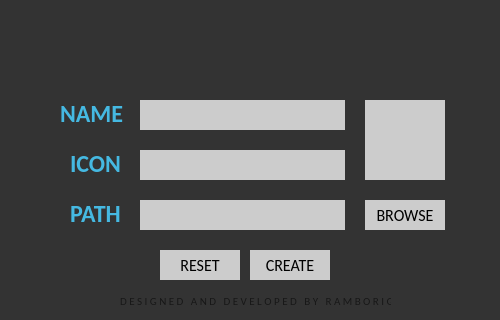
<?xml version="1.0" encoding="UTF-8"?>
<ui version="4.0">
 <class>PCSX2Steam</class>
 <widget class="QMainWindow" name="PCSX2Steam">
  <property name="geometry">
   <rect>
    <x>0</x>
    <y>0</y>
    <width>500</width>
    <height>320</height>
   </rect>
  </property>
  <property name="sizePolicy">
   <sizepolicy hsizetype="Fixed" vsizetype="Fixed">
    <horstretch>0</horstretch>
    <verstretch>0</verstretch>
   </sizepolicy>
  </property>
  <property name="minimumSize">
   <size>
    <width>500</width>
    <height>320</height>
   </size>
  </property>
  <property name="maximumSize">
   <size>
    <width>500</width>
    <height>320</height>
   </size>
  </property>
  <property name="windowTitle">
   <string>PCSX 2 Steam</string>
  </property>
  <property name="styleSheet">
   <string notr="true">background-color: rgb(51, 51, 51);
border-style: 0px; 
/*background-image: url(&quot;:/res/imgs/bg.png&quot;);*/

</string>
  </property>
  <widget class="QWidget" name="centralWidget">
   <widget class="QGraphicsView" name="logoDisplay">
    <property name="geometry">
     <rect>
      <x>90</x>
      <y>20</y>
      <width>318</width>
      <height>61</height>
     </rect>
    </property>
    <property name="sizePolicy">
     <sizepolicy hsizetype="Fixed" vsizetype="Fixed">
      <horstretch>0</horstretch>
      <verstretch>0</verstretch>
     </sizepolicy>
    </property>
    <property name="styleSheet">
     <string notr="true">QGraphicsView#logoDisplay
{
	background-image: url(&quot;:/res/imgs/logo.png&quot;);
	/*border-style: 0px; */ 
}
</string>
    </property>
    <property name="lineWidth">
     <number>0</number>
    </property>
   </widget>
   <widget class="QLineEdit" name="nameInput">
    <property name="geometry">
     <rect>
      <x>140</x>
      <y>100</y>
      <width>205</width>
      <height>30</height>
     </rect>
    </property>
    <property name="font">
     <font>
      <family>Calibri</family>
      <pointsize>12</pointsize>
     </font>
    </property>
    <property name="styleSheet">
     <string notr="true">background-color: #ccc;</string>
    </property>
   </widget>
   <widget class="QLineEdit" name="iconInput">
    <property name="geometry">
     <rect>
      <x>140</x>
      <y>150</y>
      <width>205</width>
      <height>30</height>
     </rect>
    </property>
    <property name="font">
     <font>
      <family>Calibri</family>
      <pointsize>12</pointsize>
     </font>
    </property>
    <property name="styleSheet">
     <string notr="true">background-color: #ccc;</string>
    </property>
   </widget>
   <widget class="QLabel" name="nameLabel">
    <property name="geometry">
     <rect>
      <x>60</x>
      <y>103</y>
      <width>71</width>
      <height>21</height>
     </rect>
    </property>
    <property name="font">
     <font>
      <family>Calibri</family>
      <pointsize>18</pointsize>
      <weight>75</weight>
      <bold>true</bold>
     </font>
    </property>
    <property name="styleSheet">
     <string notr="true">color: #45b9e2;</string>
    </property>
    <property name="text">
     <string>NAME</string>
    </property>
   </widget>
   <widget class="QLabel" name="iconLabel">
    <property name="geometry">
     <rect>
      <x>70</x>
      <y>153</y>
      <width>51</width>
      <height>22</height>
     </rect>
    </property>
    <property name="font">
     <font>
      <family>Calibri</family>
      <pointsize>18</pointsize>
      <weight>75</weight>
      <bold>true</bold>
     </font>
    </property>
    <property name="styleSheet">
     <string notr="true">color: #45b9e2;</string>
    </property>
    <property name="text">
     <string>ICON</string>
    </property>
   </widget>
   <widget class="QLabel" name="dirLabel">
    <property name="geometry">
     <rect>
      <x>70</x>
      <y>203</y>
      <width>51</width>
      <height>22</height>
     </rect>
    </property>
    <property name="font">
     <font>
      <family>Calibri</family>
      <pointsize>18</pointsize>
      <weight>75</weight>
      <bold>true</bold>
     </font>
    </property>
    <property name="styleSheet">
     <string notr="true">color: #45b9e2;</string>
    </property>
    <property name="text">
     <string>PATH</string>
    </property>
   </widget>
   <widget class="QLineEdit" name="dirInput">
    <property name="geometry">
     <rect>
      <x>140</x>
      <y>200</y>
      <width>205</width>
      <height>30</height>
     </rect>
    </property>
    <property name="font">
     <font>
      <family>Calibri</family>
      <pointsize>12</pointsize>
     </font>
    </property>
    <property name="styleSheet">
     <string notr="true">background-color: #ccc;</string>
    </property>
   </widget>
   <widget class="QPushButton" name="dirBrowseBtn">
    <property name="geometry">
     <rect>
      <x>365</x>
      <y>200</y>
      <width>80</width>
      <height>30</height>
     </rect>
    </property>
    <property name="font">
     <font>
      <family>Calibri</family>
      <pointsize>12</pointsize>
     </font>
    </property>
    <property name="styleSheet">
     <string notr="true">QPushButton#dirBrowseBtn
{
   background-color: #cccccc;
}
QPushButton:hover#dirBrowseBtn
{
  background-color: #f1f1f1;
}
QPushButton:pressed#dirBrowseBtn
{
   background-color: #45b9e2;
}</string>
    </property>
    <property name="text">
     <string>BROWSE</string>
    </property>
   </widget>
   <widget class="QPushButton" name="createButton">
    <property name="geometry">
     <rect>
      <x>250</x>
      <y>250</y>
      <width>80</width>
      <height>30</height>
     </rect>
    </property>
    <property name="font">
     <font>
      <family>Calibri</family>
      <pointsize>12</pointsize>
     </font>
    </property>
    <property name="styleSheet">
     <string notr="true">QPushButton#createButton
{
   background-color: #cccccc;
}
QPushButton:hover#createButton
{
  background-color: #f1f1f1;
}
QPushButton:pressed#createButton
{
   background-color: #45b9e2;
}</string>
    </property>
    <property name="text">
     <string>CREATE</string>
    </property>
   </widget>
   <widget class="QLabel" name="dirLabel_2">
    <property name="geometry">
     <rect>
      <x>120</x>
      <y>290</y>
      <width>271</width>
      <height>22</height>
     </rect>
    </property>
    <property name="font">
     <font>
      <family>Calibri</family>
      <pointsize>8</pointsize>
      <weight>50</weight>
      <bold>false</bold>
     </font>
    </property>
    <property name="styleSheet">
     <string notr="true">color: #171717;</string>
    </property>
    <property name="text">
     <string>D E S I G N E D   A N D   D E V E L O P E D   B Y   R A M B O R I G S</string>
    </property>
   </widget>
   <widget class="QPushButton" name="iconPicBtn">
    <property name="geometry">
     <rect>
      <x>365</x>
      <y>100</y>
      <width>80</width>
      <height>80</height>
     </rect>
    </property>
    <property name="font">
     <font>
      <family>Calibri</family>
      <pointsize>12</pointsize>
     </font>
    </property>
    <property name="styleSheet">
     <string notr="true">QPushButton#iconPicBtn
{
    background-image: url(&quot;:/res/imgs/blankico.png&quot;);
    background-color: #cccccc;
}
QPushButton:hover#iconPicBtn
{
  background-color: #f1f1f1;
  background-image: url(&quot;:/res/imgs/blankico2.png&quot;);
}
QPushButton:pressed#iconPicBtn
{
   background-color: #45b9e2;
   background-image: url(&quot;:/res/imgs/blankico3.png&quot;);
}
</string>
    </property>
    <property name="text">
     <string/>
    </property>
   </widget>
   <widget class="QPushButton" name="resetButton">
    <property name="geometry">
     <rect>
      <x>160</x>
      <y>250</y>
      <width>80</width>
      <height>30</height>
     </rect>
    </property>
    <property name="font">
     <font>
      <family>Calibri</family>
      <pointsize>12</pointsize>
     </font>
    </property>
    <property name="styleSheet">
     <string notr="true">QPushButton#resetButton
{
   background-color: #cccccc;
}
QPushButton:hover#resetButton
{
  background-color: #f1f1f1;
}
QPushButton:pressed#resetButton
{
   background-color: #45b9e2;
}</string>
    </property>
    <property name="text">
     <string>RESET</string>
    </property>
   </widget>
  </widget>
 </widget>
 <layoutdefault spacing="6" margin="11"/>
 <resources/>
 <connections/>
</ui>
